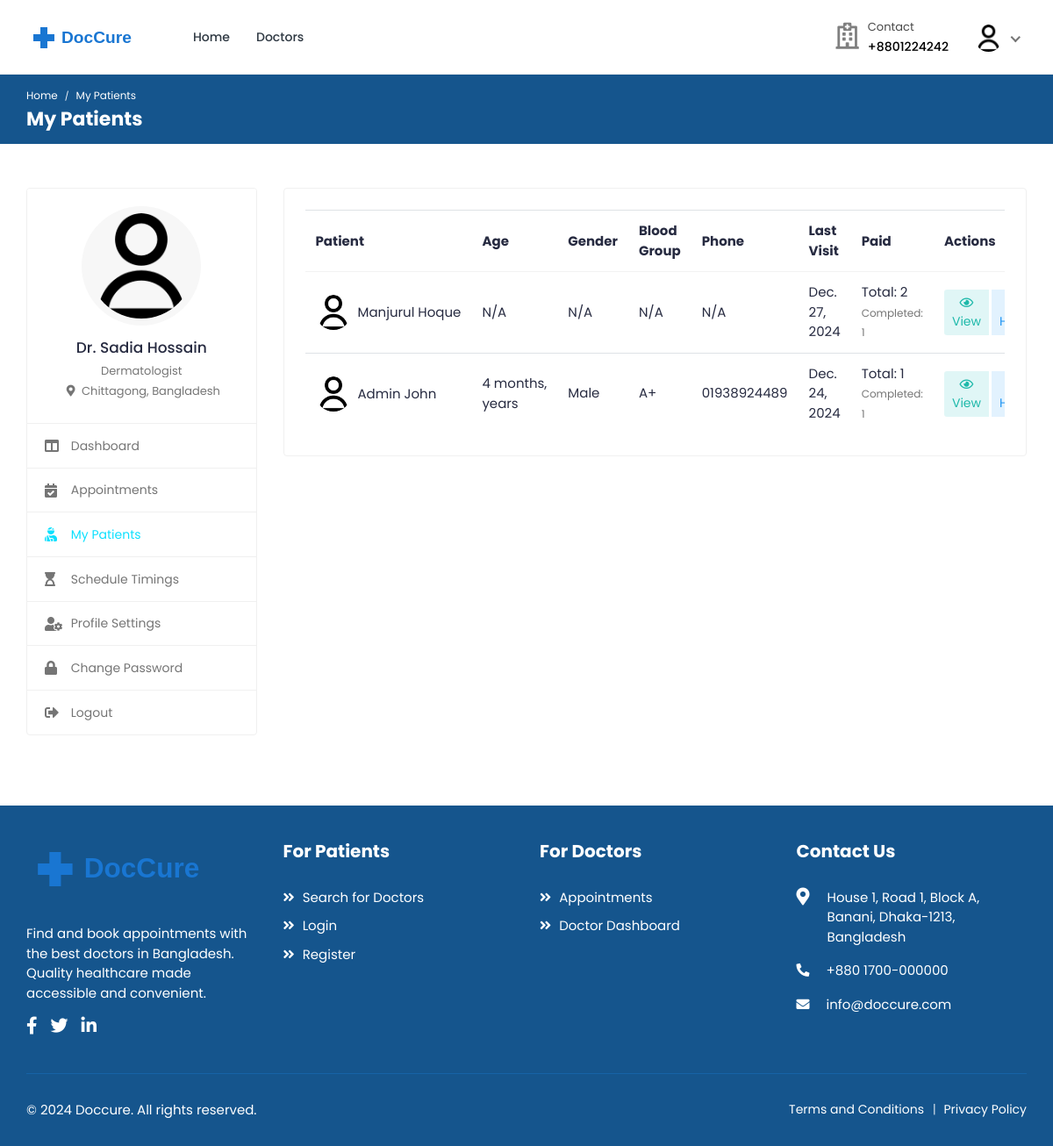
/doctors/my-patients/ (signed in), run on an earlier commit of the app's database.
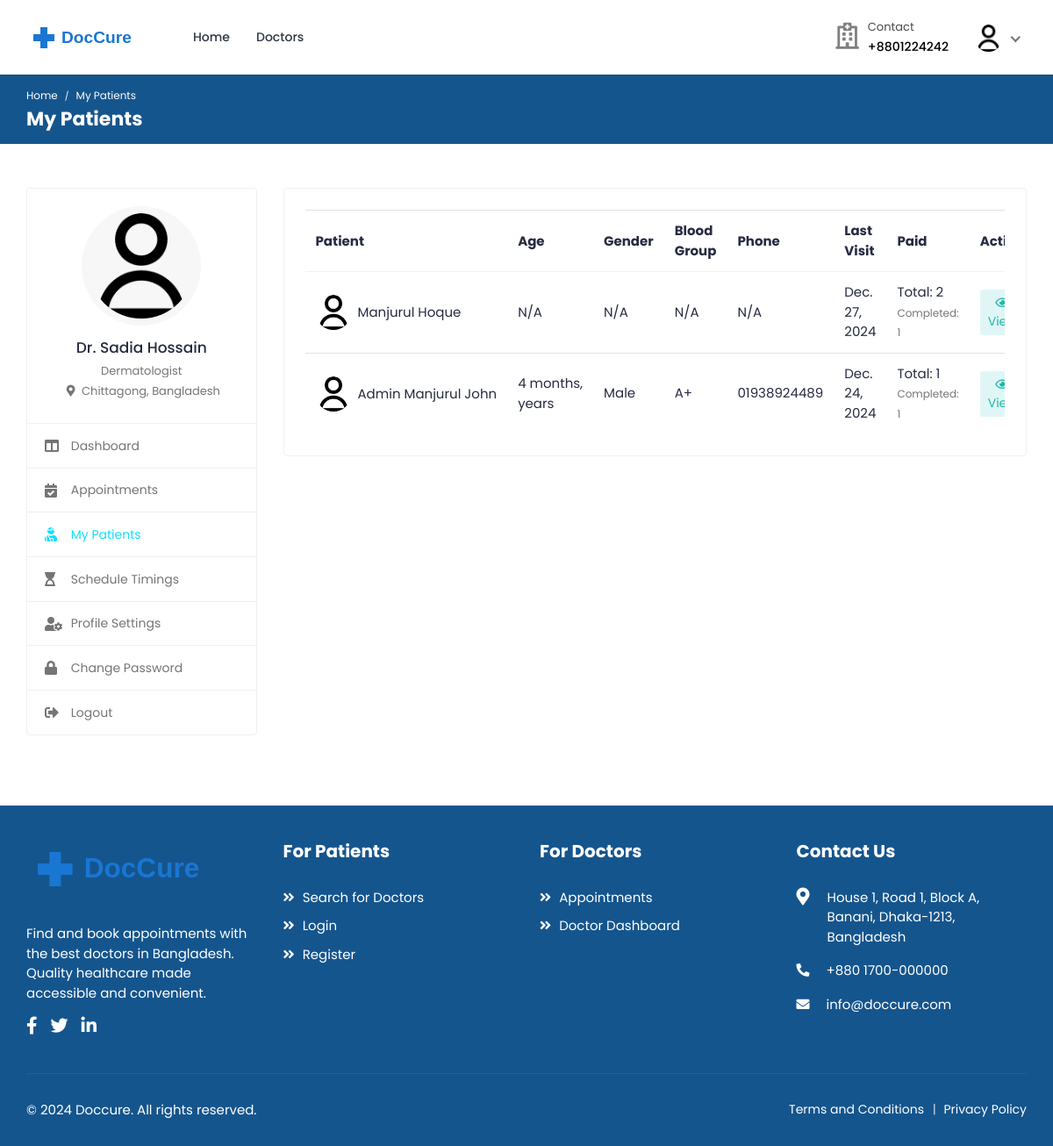
And on a later commit of the database.
### accounts/models.py (models this page shows, shortened)
class User(AbstractUser):
    class RoleChoices(models.TextChoices):
        DOCTOR = "doctor", "Doctor"
        PATIENT = "patient", "Patient"
    username = models.CharField(max_length=30, unique=True)
    role = models.CharField(
        choices=RoleChoices.choices,
        max_length=20,
        default="patient",
        error_messages={"required": "Role must be provided"},
    )
    email = models.EmailField(
        blank=True,
        error_messages={
            "unique": "A user with that email already exists.",
        },
    )
    first_name = models.CharField(max_length=150, blank=True)
    last_name = models.CharField(max_length=150, blank=True)
    registration_number = models.IntegerField(null=True, blank=True)
    USERNAME_FIELD = "username"
    REQUIRED_FIELDS = []
    objects = CustomUserManager()
    def get_full_name(self):
        full_name = "%s %s" % (self.first_name, self.last_name)
        return full_name.strip() or self.username

class Profile(models.Model):
    user = models.OneToOneField(
        User, on_delete=models.CASCADE, related_name="profile"
    )
    avatar = models.ImageField(
        default="defaults/user.png", upload_to=profile_photo_directory_path
    )
    phone = models.CharField(max_length=20, blank=True, null=True)
    dob = models.DateField(blank=True, null=True)
    about = models.TextField(blank=True, null=True)
    specialization = models.CharField(max_length=255, blank=True, null=True)
    gender = models.CharField(
        max_length=10,
        choices=[("male", "Male"), ("female", "Female"), ("other", "Other")],
        blank=True,
    )
    address = models.TextField(blank=True, null=True)
    city = models.CharField(max_length=100, blank=True)
    state = models.CharField(max_length=100, blank=True)
    postal_code = models.CharField(max_length=20, blank=True)
    country = models.CharField(max_length=100, blank=True)
    price_per_consultation = models.DecimalField(
        max_digits=10, decimal_places=2, null=True, blank=True
    )
    is_available = models.BooleanField(default=True)
    blood_group = models.CharField(
        max_length=5,
        choices=[
            ("A+", "A+"),
            ("A-", "A-"),
            ("B+", "B+"),
            ("B-", "B-"),
            ("O+", "O+"),
            ("O-", "O-"),
            ("AB+", "AB+"),
            ("AB-", "AB-"),
        ],
        blank=True,
        null=True,
    )
    allergies = models.TextField(blank=True, null=True)
    medical_conditions = models.TextField(blank=True, null=True)
    @property
    def image(self):
        return (
            self.avatar.url
            if self.avatar.storage.exists(self.avatar.name)
            else "{}defaults/user.png".format(settings.MEDIA_URL)
        )

### bookings/models.py (models this page shows, shortened)
class Booking(models.Model):
    doctor = models.ForeignKey(
        settings.AUTH_USER_MODEL,
        on_delete=models.CASCADE,
        related_name="appointments",
        limit_choices_to={"role": "doctor"},
    )
    patient = models.ForeignKey(
        settings.AUTH_USER_MODEL,
        on_delete=models.CASCADE,
        related_name="patient_appointments",
        limit_choices_to={"role": "patient"},
    )
    appointment_date = models.DateField()
    appointment_time = models.TimeField()
    booking_date = models.DateTimeField(auto_now_add=True)
    status = models.CharField(
        max_length=20,
        choices=[
            ("pending", "Pending"),
            ("confirmed", "Confirmed"),
            ("completed", "Completed"),
            ("cancelled", "Cancelled"),
            ("no_show", "No Show"),
        ],
        default="pending",
    )
    class Meta:
        ordering = ["-appointment_date", "-appointment_time"]
        unique_together = ["doctor", "appointment_date", "appointment_time"]

### doctors/views.py (the view)
# urls.py: path("my-patients/", MyPatientsView.as_view(), name="my-patients"),
class MyPatientsView(DoctorRequiredMixin, ListView):
    template_name = "doctors/my-patients.html"
    context_object_name = "patients"
    def get_queryset(self):
        return (
            User.objects.filter(
                patient_appointments__doctor=self.request.user, role="patient"
            )
            .distinct()
            .select_related("profile")
        )
    def get_context_data(self, **kwargs):
        context = super().get_context_data(**kwargs)
        patient_stats = {}
        for patient in context["patients"]:
            stats = Booking.objects.filter(
                doctor=self.request.user, patient=patient
            ).aggregate(
                total_appointments=Count("id"),
                completed_appointments=Count(
                    "id", filter=Q(status="completed")
                ),
            )
            patient_stats[patient.id] = stats
        context["patient_stats"] = patient_stats
        return context

### accounts/managers.py (called while the page is built)
    def get(self, *args, **kwargs):
        return super().select_related("profile").get(*args, **kwargs)

### doctors/templatetags/doctor_tags.py (called while the page is built)
@register.filter
def get_item(dictionary, key):
    return dictionary.get(key)

@register.filter
def split(value, arg):
    return value.split(arg)

### mixins/custom_mixins.py (called while the page is built)
    def dispatch(self, request, *args, **kwargs):
        if not request.user.is_authenticated:
            return super().dispatch(request, *args, **kwargs)
        if request.user.role != "doctor":
            return self.handle_no_permission()
        return super().dispatch(request, *args, **kwargs)

### templates/doctors/my-patients.html (shortened to what the changed rows need)
{% extends 'includes/doctor-sidebar.html' %}
{% load static %}
{% load doctor_tags %}
{% block page_name2 %}My Patients{% endblock %}
{% block main %}
<div class="row">
    <div class="col-md-12">
        <div class="card">
            <div class="card-body">
                <div class="table-responsive">
                    {% if patients %}
                    <table class="table table-hover table-center mb-0">
                        <thead>
                            <tr>
                                <th>Patient</th>
                                <th>Age</th>
                                <th>Gender</th>
                                <th>Blood Group</th>
                                <th>Phone</th>
                                <th>Last Visit</th>
                                <th>Paid</th>
                                <th>Actions</th>
                            </tr>
                        </thead>
                        <tbody>
                            {% for patient in patients %}
                            <tr>
                                <td>
                                    <h2 class="table-avatar">
                                        <a href="#" class="avatar avatar-sm mr-2">
                                            <img class="avatar-img rounded-circle" src="{{ patient.profile.image }}" alt="User Image">
                                        </a>
                                        <a href="#">{{ patient.get_full_name }}</a>
                                    </h2>
                                </td>
                                <td>
                                    {% if patient.profile.dob %}
                                        {{ patient.profile.dob|timesince|split:" "|first }} years
                                    {% else %}
                                        N/A
                                    {% endif %}
                                </td>
                                <td>{{ patient.profile.gender|title|default:"N/A" }}</td>
                                <td>{{ patient.profile.blood_group|default:"N/A" }}</td>
                                <td>{{ patient.profile.phone|default:"N/A" }}</td>
                                <td>
                                    {% with last_visit=patient.patient_appointments.filter.first %}
                                        {% if last_visit %}
                                            {{ last_visit.appointment_date }}
                                        {% else %}
                                            N/A
                                        {% endif %}
                                    {% endwith %}
                                </td>
                                <td>
                                    {% with stats=patient_stats|get_item:patient.id %}
                                        <span class="d-block">Total: {{ stats.total_appointments }}</span>
                                        <small class="text-muted">Completed: {{ stats.completed_appointments }}</small>
                                    {% endwith %}
                                </td>
                                <td>
                                    <div class="btn-group">
                                        <a href="#" class="btn btn-sm bg-info-light mr-1" data-toggle="modal" data-target="#patient_details_{{ patient.id }}">
                                            <i class="far fa-eye"></i> View
                                        </a>
                                        <a href="{% url 'doctors:appointment-history' patient.id %}" class="btn btn-sm bg-primary-light">
                                        </a>
                                    </div>
                                </td>
                            </tr>
                            {% endfor %}
                        </tbody>
                    </table>
                    {% else %}
                    <div class="text-center">
                        <p class="text-muted mt-2 mb-2">No patients found</p>
                    </div>
                    {% endif %}
                </div>
            </div>
        </div>
    </div>
</div>
{% endblock %}

What changed in the data, as far as the page shows it:
changed User "Male": get_full_name "Admin John" → "Admin Manjurul John"
